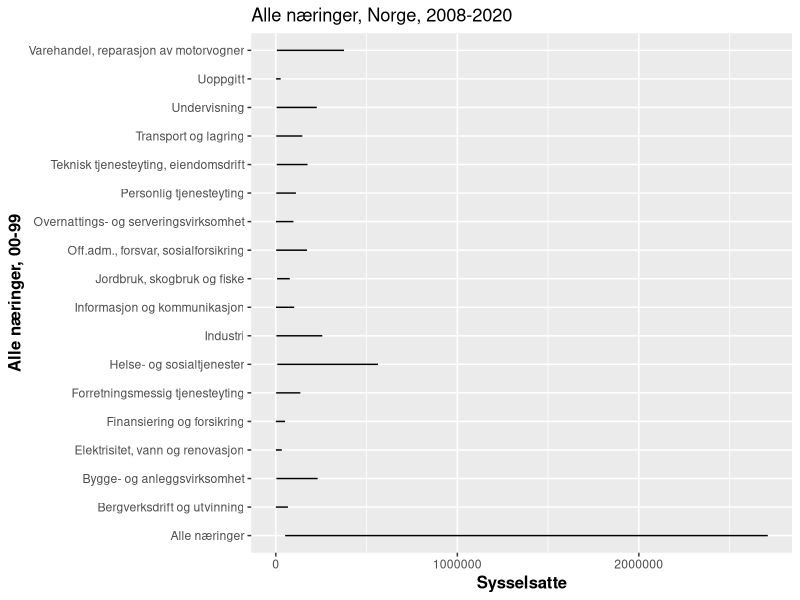
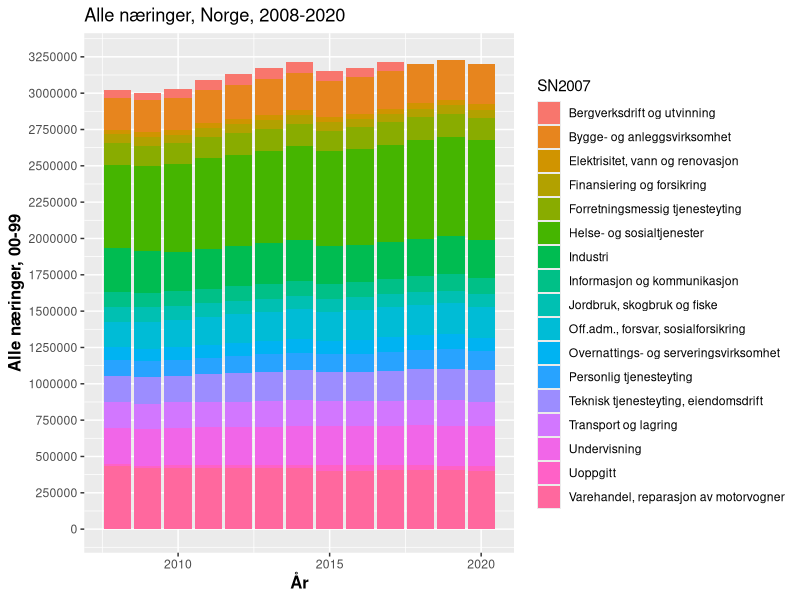
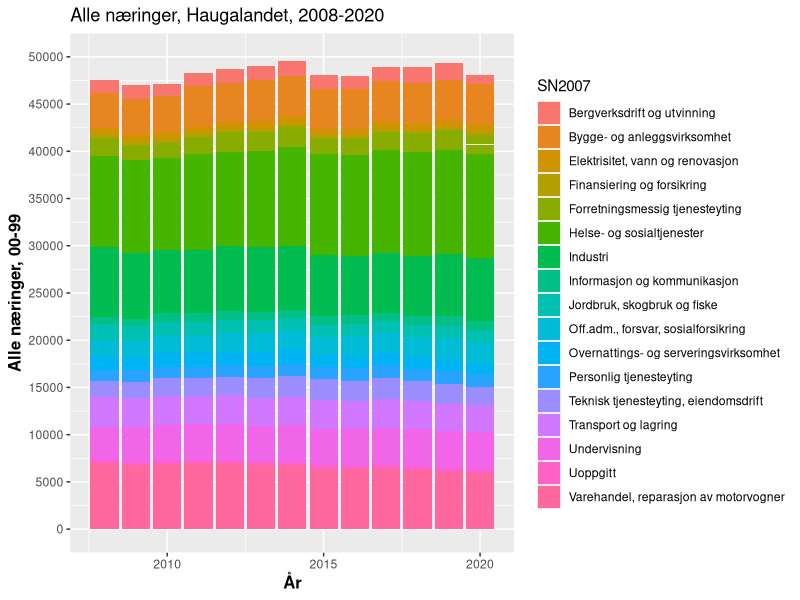
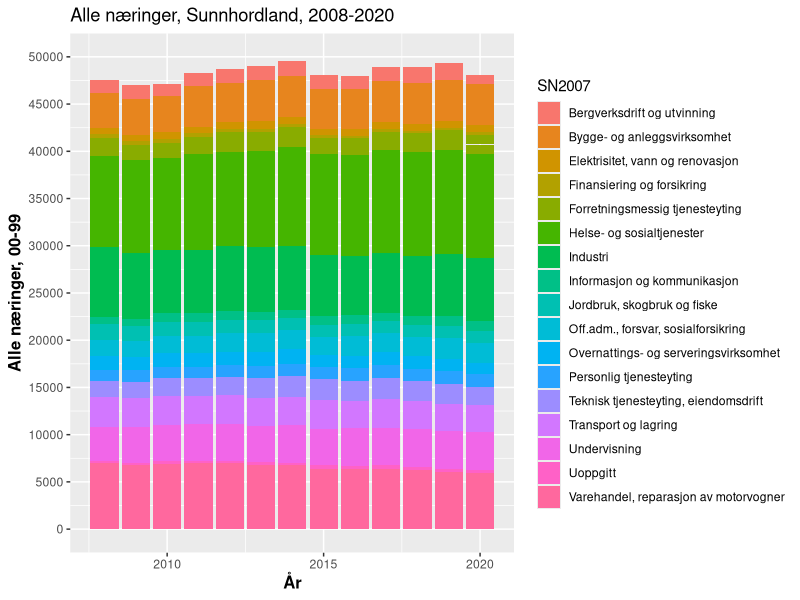
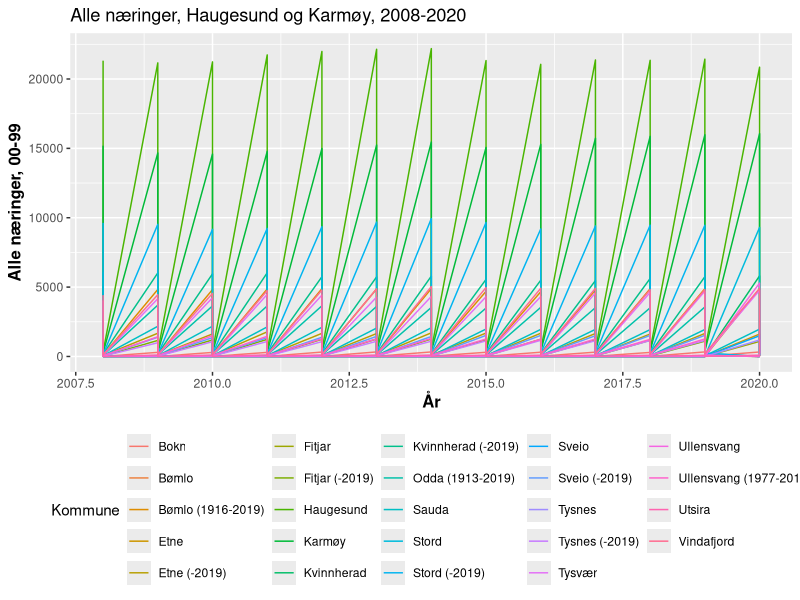
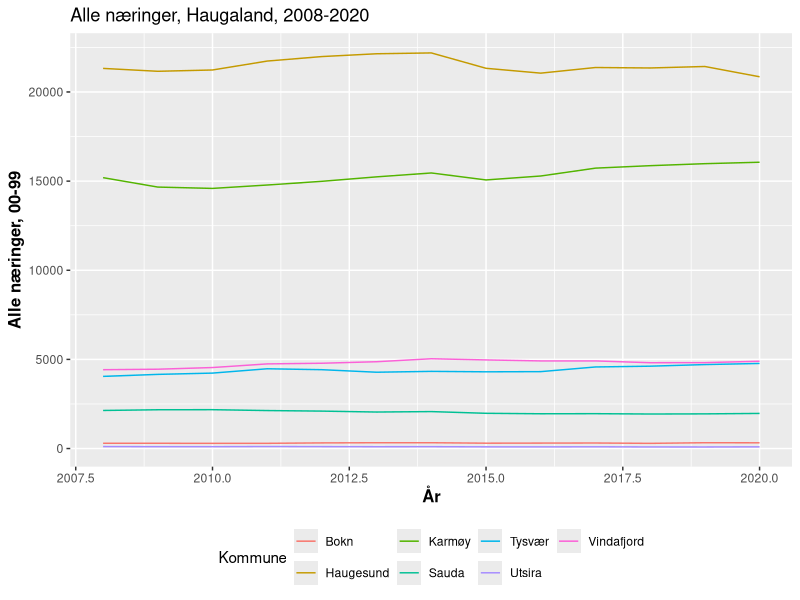
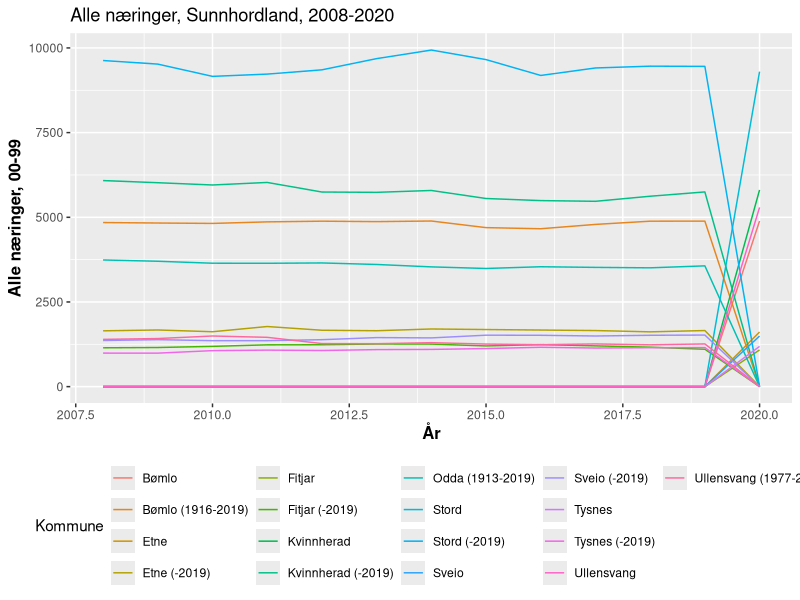

These charts were generated, in order, by the following R code: (Note: this script raises an error after producing the figures.)
## ---- chunk 1
suppressPackageStartupMessages({
library(tidyverse)
library(lubridate)
library(modelr)
library(broom)
library(lmtest)
library(sandwich)
library(viridis)
  options(scipen = 999)
})
knitr::opts_chunk$set(echo = FALSE, include = FALSE)
## ---- chunk 2
Tabell1 <- read_csv("Data_pkt1/Tabell1.csv")
Nas_arbeid_norge_sys <- read_csv("Data_pkt1/Nas_arbeid_norge_sys.csv")
Haug_arbeid <- read_csv("Data_pkt1/Haug_arbeid.csv")
Sunn_arbeid <- read_csv("Data_pkt1/Sunn_arbeid.csv")
Haug_arbeid_wide <- read_csv("Data_pkt1/Haug_arbeid_wide.csv")
Haug_arbeid_2 <- read_csv("Data_pkt1/Sunn_arbeid_2.csv")
Sunn_arbeid_2 <- read_csv("Data_pkt1/Sunn_arbeid_2.csv")
show_col_types = FALSE
## ---- chunk 3
names(Nas_arbeid_norge_sys)
## ---- chunk 4
Nas_arbeid_norge_sys <- Nas_arbeid_norge_sys %>% 
  mutate(År = make_date(Aar))
## ---- chunk 5
tabell_Norge<- Nas_arbeid_norge_sys

tabell_Norge %>% 
  ggplot(aes(x = sysselsatte)) +
  geom_line(aes(y = SN2007)) +
  ggtitle("Alle næringer, Norge, 2008-2020") + 
  theme(legend.position="bottom",
        axis.title= element_text(size=12,face="bold")) +
  labs(x="Sysselsatte", y= "Alle næringer, 00-99")+ 
  scale_color_hue(name = "00-99")
## ---- chunk 6
names(Haug_arbeid_2)
## ---- chunk 7
tabell_Norge %>% 
  filter(SN2007 != "Alle næringer") %>% 
  ggplot(aes(x=År, y= sysselsatte, fill = SN2007))+
  geom_bar(stat = "identity") +
  ggtitle("Alle næringer, Norge, 2008-2020") + 
  theme(legend.position="right",
        axis.title= element_text(size=12,face="bold")) +
  labs(x="År", y= "Alle næringer, 00-99") +
  scale_y_continuous(limits = c(0, 3250000), breaks = c(0, 250000, 500000, 750000, 1000000,1250000,1500000,1750000,2000000,2250000,2500000,2750000,3000000,3250000))
## ---- chunk 8
Haug_arbeid_2 <- Haug_arbeid_2 %>% 
  mutate(År = make_date(Aar))

Haug_arbeid_2 %>% 
  filter(SN2007 != "Alle næringer") %>% 
  ggplot(aes(x = År, y = ansatte, fill = SN2007)) +
  geom_bar(stat = "identity") +
  ggtitle("Alle næringer, Haugalandet, 2008-2020") + 
  theme(legend.position="right",
        axis.title= element_text(size=12,face="bold")) +
  labs(x="År", y= "Alle næringer, 00-99") +
  scale_y_continuous(limits = c(0, 50000), breaks =seq(0, 50000, by = 5000))
## ---- chunk 9
Sunn_arbeid_2 <- Sunn_arbeid_2 %>% 
  mutate(År = make_date(Aar))

Sunn_arbeid_2 %>% 
  filter(SN2007 != "Alle næringer") %>% 
  ggplot(aes(x = År, y = ansatte, fill = SN2007)) +
  geom_bar(stat = "identity") +
  ggtitle("Alle næringer, Sunnhordland, 2008-2020") + 
  theme(legend.position="right",
        axis.title= element_text(size=12,face="bold")) +
  labs(x="År", y= "Alle næringer, 00-99") +
  scale_y_continuous(limits = c(0, 50000), breaks =seq(0, 50000, by = 5000))
## ---- chunk 10
Tabell1 %>% 
  ggplot(aes(x = Aar)) +
  geom_line(aes(y = `00-99`, colour = knavn)) +
    ggtitle("Alle næringer, Haugesund og Karmøy, 2008-2020") +
    theme(legend.position = "bottom",
          axis.title = element_text(size = 12, face = "bold")) +
    labs(x = "År", y = "Alle næringer, 00-99") +
  scale_color_hue(name = "Kommune")
## ---- chunk 11
haugaland <- Tabell1 %>% 
  filter(Alder =="15-74",
         Knr %in% c("1106", "1135", "1145", "1146", "1149", "1151", "1160"))

haugaland %>% 
  ggplot(aes(x = Aar)) +
  geom_line(aes(y = `00-99`, colour = knavn)) +
    ggtitle("Alle næringer, Haugaland, 2008-2020") +
    theme(legend.position = "bottom",
          axis.title = element_text(size = 12, face = "bold")) +
    labs(x = "År", y = "Alle næringer, 00-99") +
  scale_color_hue(name = "Kommune")
## ---- chunk 12
Sunnhordland <- Tabell1 %>% 
  filter(Alder =="15-74",
         Knr %in% c("4611", "4612",
         "4613", "4614", "4615", "4616", "4617", "4618"))

Sunnhordland %>% 
  ggplot(aes(x = Aar)) +
  geom_line(aes(y = `00-99`, colour = knavn)) +
    ggtitle("Alle næringer, Sunnhordland, 2008-2020") +
    theme(legend.position = "bottom",
          axis.title = element_text(size = 12, face = "bold")) +
    labs(x = "År", y = "Alle næringer, 00-99") +
  scale_color_hue(name = "Kommune")
## ---- chunk 13
Haug_Sunn <- Tabell1
mutate(
  Haug = `Knr$1106`+ `Knr$1135` + `Knr$1145` + `Knr$1146` + `Knr$1149` + `Knr$1151` + `Knr$1160` 
)
## ---- chunk 14
#Tabell1 <- Tabell1 %>% 
 # mutate(År = make_date(Aar))
## ---- chunk 15
tabell_haugaland <- Haug_arbeid_2 
         
tabell_haugaland %>% 
  ggplot(aes(x = Aar)) +
  geom_line(aes(y = ansatte, colour = knavn )) +
  ggtitle("Alle næringer, Haugalandet, 2008-2020") + 
  theme(legend.position="bottom",
        axis.title= element_text(size=12,face="bold")) +
  labs(x="År", y= "Antall sysselsatte, alle næringer")+
  scale_color_hue(name = "Kommuner")
## ---- chunk 16
names(Nas_arbeid_norge_sys)
## ---- chunk 17
Nas_arbeid_norge_sys <- Nas_arbeid_norge_sys %>% 
  mutate(År = make_date(Aar))
## ---- chunk 18
Haug_arbeid<- read_csv("Data_pkt1/Haug_arbeid.csv")
View(Haug_arbeid)
show_col_types = FALSE
## ---- chunk 19
names(Haug_arbeid)
